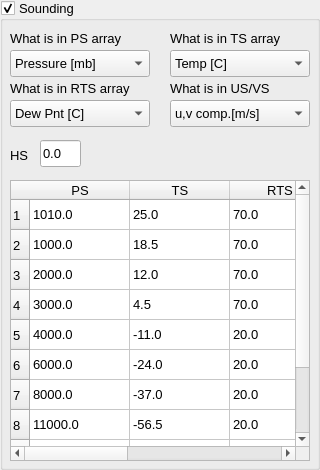
     <widget class="QGroupBox" name="groupBox_19">
      <property name="geometry">
       <rect>
        <x>450</x>
        <y>70</y>
        <width>320</width>
        <height>470</height>
       </rect>
      </property>
      <property name="font">
       <font>
        <family>Arial</family>
        <pointsize>10</pointsize>
        <weight>50</weight>
        <bold>false</bold>
       </font>
      </property>
      <property name="title">
       <string>Sounding</string>
      </property>
      <property name="checkable">
       <bool>true</bool>
      </property>
      <widget class="QLabel" name="label_303">
       <property name="geometry">
        <rect>
         <x>170</x>
         <y>30</y>
         <width>110</width>
         <height>17</height>
        </rect>
       </property>
       <property name="font">
        <font>
         <family>Arial</family>
         <pointsize>10</pointsize>
         <weight>50</weight>
         <bold>false</bold>
        </font>
       </property>
       <property name="text">
        <string>What is in TS array</string>
       </property>
      </widget>
      <widget class="QTableWidget" name="sndtableWidget">
       <property name="geometry">
        <rect>
         <x>10</x>
         <y>180</y>
         <width>300</width>
         <height>281</height>
        </rect>
       </property>
       <property name="font">
        <font>
         <family>Arial</family>
         <pointsize>10</pointsize>
         <weight>50</weight>
         <bold>false</bold>
        </font>
       </property>
       <property name="rowCount">
        <number>11</number>
       </property>
       <property name="columnCount">
        <number>5</number>
       </property>
       <row/>
       <row/>
       <row/>
       <row/>
       <row/>
       <row/>
       <row/>
       <row/>
       <row/>
       <row/>
       <row/>
       <column>
        <property name="text">
         <string>PS</string>
        </property>
        <property name="background">
         <color>
          <red>255</red>
          <green>255</green>
          <blue>127</blue>
         </color>
        </property>
       </column>
       <column>
        <property name="text">
         <string>TS</string>
        </property>
       </column>
       <column>
        <property name="text">
         <string>RTS</string>
        </property>
       </column>
       <column>
        <property name="text">
         <string>US</string>
        </property>
       </column>
       <column>
        <property name="text">
         <string>VS</string>
        </property>
       </column>
       <item row="0" column="0">
        <property name="text">
         <string>1010.0</string>
        </property>
       </item>
       <item row="0" column="1">
        <property name="text">
         <string>25.0</string>
        </property>
       </item>
       <item row="0" column="2">
        <property name="text">
         <string>70.0</string>
        </property>
       </item>
       <item row="0" column="3">
        <property name="text">
         <string>10.0</string>
        </property>
       </item>
       <item row="0" column="4">
        <property name="text">
         <string>0.0</string>
        </property>
       </item>
       <item row="1" column="0">
        <property name="text">
         <string>1000.0</string>
        </property>
       </item>
       <item row="1" column="1">
        <property name="text">
         <string>18.5</string>
        </property>
       </item>
       <item row="1" column="2">
        <property name="text">
         <string>70.0</string>
        </property>
       </item>
       <item row="1" column="3">
        <property name="text">
         <string>10.0</string>
        </property>
       </item>
       <item row="1" column="4">
        <property name="text">
         <string>0.0</string>
        </property>
       </item>
       <item row="2" column="0">
        <property name="text">
         <string>2000.0</string>
        </property>
       </item>
       <item row="2" column="1">
        <property name="text">
         <string>12.0</string>
        </property>
       </item>
       <item row="2" column="2">
        <property name="text">
         <string>70.0</string>
        </property>
       </item>
       <item row="2" column="3">
        <property name="text">
         <string>10.0</string>
        </property>
       </item>
       <item row="2" column="4">
        <property name="text">
         <string>0.0</string>
        </property>
       </item>
       <item row="3" column="0">
        <property name="text">
         <string>3000.0</string>
        </property>
       </item>
       <item row="3" column="1">
        <property name="text">
         <string>4.5</string>
        </property>
       </item>
       <item row="3" column="2">
        <property name="text">
         <string>70.0</string>
        </property>
       </item>
       <item row="3" column="3">
        <property name="text">
         <string>10.0</string>
        </property>
       </item>
       <item row="3" column="4">
        <property name="text">
         <string>0.0</string>
        </property>
       </item>
       <item row="4" column="0">
        <property name="text">
         <string>4000.0</string>
        </property>
       </item>
       <item row="4" column="1">
        <property name="text">
         <string>-11.0</string>
        </property>
       </item>
       <item row="4" column="2">
        <property name="text">
         <string>20.0</string>
        </property>
       </item>
       <item row="4" column="3">
        <property name="text">
         <string>10.0</string>
        </property>
       </item>
       <item row="4" column="4">
        <property name="text">
         <string>0.0</string>
        </property>
       </item>
       <item row="5" column="0">
        <property name="text">
         <string>6000.0</string>
        </property>
       </item>
       <item row="5" column="1">
        <property name="text">
         <string>-24.0</string>
        </property>
       </item>
       <item row="5" column="2">
        <property name="text">
         <string>20.0</string>
        </property>
       </item>
       <item row="5" column="3">
        <property name="text">
         <string>10.0</string>
        </property>
       </item>
       <item row="5" column="4">
        <property name="text">
         <string>0.0</string>
        </property>
       </item>
       <item row="6" column="0">
        <property name="text">
         <string>8000.0</string>
        </property>
       </item>
       <item row="6" column="1">
        <property name="text">
         <string>-37.0</string>
        </property>
       </item>
       <item row="6" column="2">
        <property name="text">
         <string>20.0</string>
        </property>
       </item>
       <item row="6" column="3">
        <property name="text">
         <string>10.0</string>
        </property>
       </item>
       <item row="6" column="4">
        <property name="text">
         <string>0.0</string>
        </property>
       </item>
       <item row="7" column="0">
        <property name="text">
         <string>11000.0</string>
        </property>
       </item>
       <item row="7" column="1">
        <property name="text">
         <string>-56.5</string>
        </property>
       </item>
       <item row="7" column="2">
        <property name="text">
         <string>20.0</string>
        </property>
       </item>
       <item row="7" column="3">
        <property name="text">
         <string>10.0</string>
        </property>
       </item>
       <item row="7" column="4">
        <property name="text">
         <string>0.0</string>
        </property>
       </item>
       <item row="8" column="0">
        <property name="text">
         <string>15000.0</string>
        </property>
       </item>
       <item row="8" column="1">
        <property name="text">
         <string>-56.5</string>
        </property>
       </item>
       <item row="8" column="2">
        <property name="text">
         <string>10.0</string>
        </property>
       </item>
       <item row="8" column="3">
        <property name="text">
         <string>10.0</string>
        </property>
       </item>
       <item row="8" column="4">
        <property name="text">
         <string>0.0</string>
        </property>
       </item>
       <item row="9" column="0">
        <property name="text">
         <string>20000.0</string>
        </property>
       </item>
       <item row="9" column="1">
        <property name="text">
         <string>-56.5</string>
        </property>
       </item>
       <item row="9" column="2">
        <property name="text">
         <string>10.0</string>
        </property>
       </item>
       <item row="9" column="3">
        <property name="text">
         <string>10.0</string>
        </property>
       </item>
       <item row="9" column="4">
        <property name="text">
         <string>0.0</string>
        </property>
       </item>
       <item row="10" column="0">
        <property name="text">
         <string>25000.0</string>
        </property>
       </item>
       <item row="10" column="1">
        <property name="text">
         <string>-56.5</string>
        </property>
       </item>
       <item row="10" column="2">
        <property name="text">
         <string>10.0</string>
        </property>
       </item>
       <item row="10" column="3">
        <property name="text">
         <string>10.0</string>
        </property>
       </item>
       <item row="10" column="4">
        <property name="text">
         <string>0.0</string>
        </property>
       </item>
      </widget>
      <widget class="QComboBox" name="iusflgcomboBox">
       <property name="geometry">
        <rect>
         <x>170</x>
         <y>100</y>
         <width>140</width>
         <height>27</height>
        </rect>
       </property>
       <property name="font">
        <font>
         <family>Arial</family>
         <pointsize>10</pointsize>
         <weight>50</weight>
         <bold>false</bold>
        </font>
       </property>
       <item>
        <property name="text">
         <string>u,v comp.[m/s]</string>
        </property>
       </item>
       <item>
        <property name="text">
         <string>umoms direct.</string>
        </property>
       </item>
       <item>
        <property name="text">
         <string>vmoms speed</string>
        </property>
       </item>
      </widget>
      <widget class="QLabel" name="label_305">
       <property name="geometry">
        <rect>
         <x>170</x>
         <y>80</y>
         <width>100</width>
         <height>17</height>
        </rect>
       </property>
       <property name="font">
        <font>
         <family>Arial</family>
         <pointsize>10</pointsize>
         <weight>50</weight>
         <bold>false</bold>
        </font>
       </property>
       <property name="text">
        <string>What is in US/VS</string>
       </property>
      </widget>
      <widget class="QLineEdit" name="hslineEdit">
       <property name="geometry">
        <rect>
         <x>40</x>
         <y>140</y>
         <width>41</width>
         <height>27</height>
        </rect>
       </property>
       <property name="font">
        <font>
         <family>Arial</family>
         <pointsize>10</pointsize>
         <weight>50</weight>
         <bold>false</bold>
        </font>
       </property>
       <property name="text">
        <string>0.0</string>
       </property>
      </widget>
      <widget class="QComboBox" name="itsflgcomboBox">
       <property name="geometry">
        <rect>
         <x>170</x>
         <y>50</y>
         <width>140</width>
         <height>27</height>
        </rect>
       </property>
       <property name="font">
        <font>
         <family>Arial</family>
         <pointsize>10</pointsize>
         <weight>50</weight>
         <bold>false</bold>
        </font>
       </property>
       <item>
        <property name="text">
         <string>Temp [C]</string>
        </property>
       </item>
       <item>
        <property name="text">
         <string>Temp [K]</string>
        </property>
       </item>
       <item>
        <property name="text">
         <string>Pot. Temp [K]</string>
        </property>
       </item>
      </widget>
      <widget class="QComboBox" name="ipsflgcomboBox">
       <property name="geometry">
        <rect>
         <x>10</x>
         <y>50</y>
         <width>140</width>
         <height>27</height>
        </rect>
       </property>
       <property name="font">
        <font>
         <family>Arial</family>
         <pointsize>10</pointsize>
         <weight>50</weight>
         <bold>false</bold>
        </font>
       </property>
       <item>
        <property name="text">
         <string>Pressure [mb]</string>
        </property>
       </item>
       <item>
        <property name="text">
         <string>Heights [m]</string>
        </property>
       </item>
       <item>
        <property name="text">
         <string>Sfc Pressure [mb]</string>
        </property>
       </item>
      </widget>
      <widget class="QComboBox" name="irtsflgcomboBox">
       <property name="geometry">
        <rect>
         <x>10</x>
         <y>100</y>
         <width>140</width>
         <height>27</height>
        </rect>
       </property>
       <property name="font">
        <font>
         <family>Arial</family>
         <pointsize>10</pointsize>
         <weight>50</weight>
         <bold>false</bold>
        </font>
       </property>
       <item>
        <property name="text">
         <string>Dew Pnt [C]</string>
        </property>
       </item>
       <item>
        <property name="text">
         <string>Dew Pnt [K]</string>
        </property>
       </item>
       <item>
        <property name="text">
         <string>Mix Ratio [g/kg]</string>
        </property>
       </item>
       <item>
        <property name="text">
         <string>Rel. Humidity [%]</string>
        </property>
       </item>
       <item>
        <property name="text">
         <string>Dew Pnt depress.[K]</string>
        </property>
       </item>
      </widget>
      <widget class="QLabel" name="label_302">
       <property name="geometry">
        <rect>
         <x>10</x>
         <y>30</y>
         <width>120</width>
         <height>17</height>
        </rect>
       </property>
       <property name="font">
        <font>
         <family>Arial</family>
         <pointsize>10</pointsize>
         <weight>50</weight>
         <bold>false</bold>
        </font>
       </property>
       <property name="text">
        <string>What is in PS array</string>
       </property>
      </widget>
      <widget class="QLabel" name="label_306">
       <property name="geometry">
        <rect>
         <x>10</x>
         <y>140</y>
         <width>31</width>
         <height>30</height>
        </rect>
       </property>
       <property name="font">
        <font>
         <family>Arial</family>
         <pointsize>10</pointsize>
         <weight>50</weight>
         <bold>false</bold>
        </font>
       </property>
       <property name="text">
        <string>HS</string>
       </property>
      </widget>
      <widget class="QLabel" name="label_304">
       <property name="geometry">
        <rect>
         <x>10</x>
         <y>80</y>
         <width>120</width>
         <height>17</height>
        </rect>
       </property>
       <property name="font">
        <font>
         <family>Arial</family>
         <pointsize>10</pointsize>
         <weight>50</weight>
         <bold>false</bold>
        </font>
       </property>
       <property name="text">
        <string>What is in RTS array</string>
       </property>
      </widget>
     </widget>
